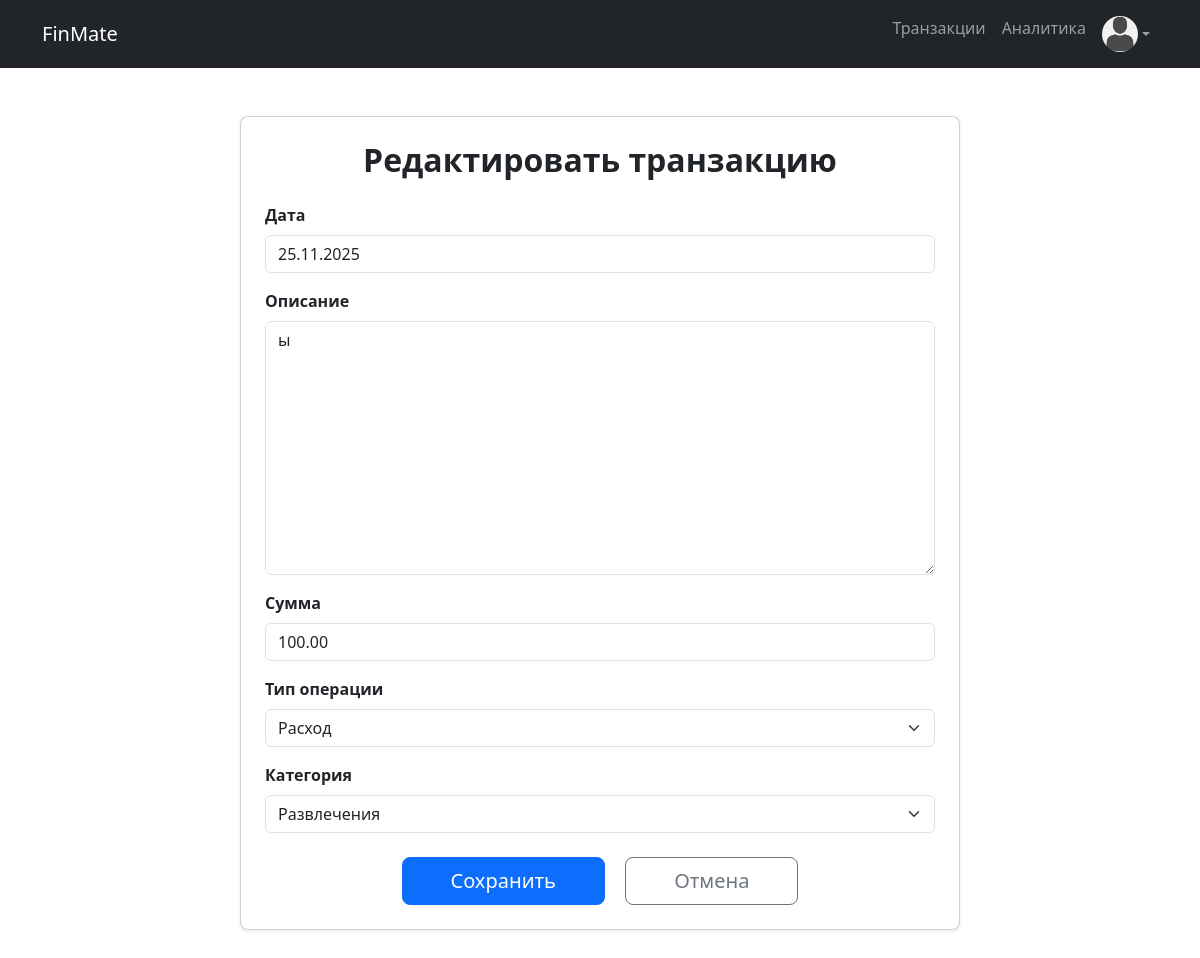
Page /edit_transaction/8/ (signed in) on the committed database.
### personal_finance/models.py (models this page shows, shortened)
class PersonalTransaction(models.Model):
    class OperationType(models.TextChoices):
        INCOME = 'income', 'Доход'
        EXPENSE = 'expense', 'Расход'
    total = models.DecimalField(max_digits=10, decimal_places=2, null=False, verbose_name="Сумма")
    date = models.DateField(verbose_name="Дата")
    description = models.TextField(blank=True, verbose_name="Описание")
    category = models.ForeignKey('Category', on_delete=models.CASCADE, verbose_name="Категория",
                                 related_name='category_transactions')
    user = models.ForeignKey(settings.AUTH_USER_MODEL, on_delete=models.CASCADE, verbose_name="Пользователь",
                             related_name='transactions')
    operation_type = models.CharField(max_length=7, default=OperationType.EXPENSE,
                                      choices=OperationType.choices)

### personal_finance/views.py (the view)
# urls.py: path('edit_transaction/<int:pk>/', views.UpdateTransaction.as_view(), name='edit_transaction'),
class UpdateTransaction(LoginRequiredMixin, UpdateView):
    model = PersonalTransaction
    form_class = UpdateTransactionForm
    template_name = 'personal_finance/edit_transaction.html'
    success_url = reverse_lazy('home')
    def get_queryset(self):
        qs = super().get_queryset()
        return qs.filter(user=self.request.user)

### personal_finance/forms.py
class UpdateTransactionForm(forms.ModelForm):
    class Meta:
        model = PersonalTransaction
        fields = ['category', 'description', 'date', 'operation_type', 'total']

### personal_finance/models.py (called while the page is built)
    def __str__(self):
        return f"{self.name}"

### users/context_processors.py (called while the page is built)
def default_avatar(request):
    return {'DEFAULT_AVATAR': settings.DEFAULT_AVATAR}

### personal_finance/templates/personal_finance/edit_transaction.html (shortened to what this page needs)
{% extends "base.html" %}
{% load static %}
{% load widget_tweaks %}
{% block content %}
<div class="container my-5">
    <div class="row justify-content-center">
        <div class="col-md-8">
            <div class="card shadow-sm p-4 rounded-3">
                <h2 class="card-title text-center mb-4 fw-bold">Редактировать транзакцию</h2>
                <form method="post" novalidate>
                    <div class="mb-3">
                        <label for="id_date" class="form-label fw-semibold">Дата</label>
                        {{ form.date|add_class:"form-control" }}
                    </div>
                    <div class="mb-3">
                        <label for="id_description" class="form-label fw-semibold">Описание</label>
                        {{ form.description|add_class:"form-control" }}
                    </div>
                    <div class="mb-3">
                        <label for="id_total" class="form-label fw-semibold">Сумма</label>
                        {{ form.total|add_class:"form-control" }}
                    </div>
                    <div class="mb-3">
                        <label for="id_operation_type" class="form-label fw-semibold">Тип операции</label>
                        {{ form.operation_type|add_class:"form-select" }}
                    </div>
                    <div class="mb-4">
                        <label for="id_category" class="form-label fw-semibold">{{ form.category.label }}</label>
                        {{ form.category|add_class:"form-select" }}
                    </div>
                    <div class="text-center">
                        <button type="submit" class="btn btn-primary btn-lg px-5 me-3">Сохранить</button>
                        <a href="{% url 'home' %}" class="btn btn-outline-secondary btn-lg px-5">Отмена</a>
                    </div>
                </form>
            </div>
        </div>
    </div>
</div>
{% endblock %}
{% block extra_css %}
<link rel="stylesheet" href="{% static 'personal_finance/css/styles.css' %}">
{% endblock %}

### rows in the picture
PersonalTransaction: date "25.11.2025", description "ы", total "100.00", operation_type "Расход", category "Развлечения"
